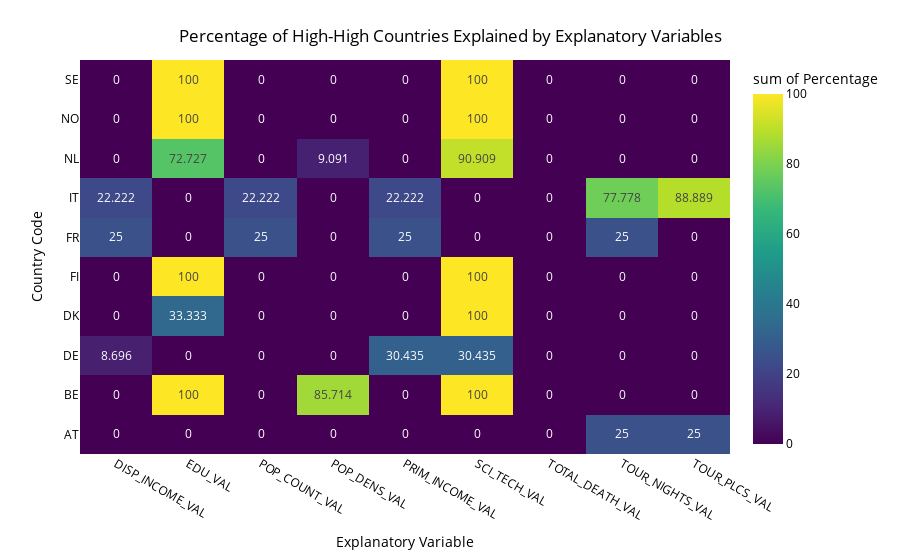

The code cell stored with this chart in its notebook:
### Code cell
cluster_type = 'High-High'
create_heatmap(exp_df_HH, cluster_type)

### Figure 1 — Plotly figure (JSON) as saved in the notebook; plotly's stock layout.template omitted (floating-point values rounded to 4 significant figures)
{"data": [{"coloraxis": "coloraxis", "histfunc": "sum", "hovertemplate": "Broad Category=%{x}<br>Explanatory Variable=%{y}<br>sum of Percentage=%{z}<extra></extra>", "name": "", "texttemplate": "%{z}", "x": ["DISP_INCOME_VAL", "EDU_VAL", "POP_COUNT_VAL", "POP_DENS_VAL", "PRIM_INCOME_VAL", "SCI_TECH_VAL", "TOTAL_DEATH_VAL", "TOUR_NIGHTS_VAL", "TOUR_PLCS_VAL", "DISP_INCOME_VAL", "EDU_VAL", "POP_COUNT_VAL", "POP_DENS_VAL", "PRIM_INCOME_VAL", "SCI_TECH_VAL", "TOTAL_DEATH_VAL", "TOUR_NIGHTS_VAL", "TOUR_PLCS_VAL", "DISP_INCOME_VAL", "EDU_VAL", "POP_COUNT_VAL", "POP_DENS_VAL", "PRIM_INCOME_VAL", "SCI_TECH_VAL", "TOTAL_DEATH_VAL", "TOUR_NIGHTS_VAL", "TOUR_PLCS_VAL", "DISP_INCOME_VAL", "EDU_VAL", "POP_COUNT_VAL", "POP_DENS_VAL", "PRIM_INCOME_VAL", "SCI_TECH_VAL", "TOTAL_DEATH_VAL", "TOUR_NIGHTS_VAL", "TOUR_PLCS_VAL", "DISP_INCOME_VAL", "EDU_VAL", "POP_COUNT_VAL", "POP_DENS_VAL", "PRIM_INCOME_VAL", "SCI_TECH_VAL", "TOTAL_DEATH_VAL", "TOUR_NIGHTS_VAL", "TOUR_PLCS_VAL", "DISP_INCOME_VAL", "EDU_VAL", "POP_COUNT_VAL", "POP_DENS_VAL", "PRIM_INCOME_VAL", "SCI_TECH_VAL", "TOTAL_DEATH_VAL", "TOUR_NIGHTS_VAL", "TOUR_PLCS_VAL", "DISP_INCOME_VAL", "EDU_VAL", "POP_COUNT_VAL", "POP_DENS_VAL", "PRIM_INCOME_VAL", "SCI_TECH_VAL", "TOTAL_DEATH_VAL", "TOUR_NIGHTS_VAL", "TOUR_PLCS_VAL", "DISP_INCOME_VAL", "EDU_VAL", "POP_COUNT_VAL", "POP_DENS_VAL", "PRIM_INCOME_VAL", "SCI_TECH_VAL", "TOTAL_DEATH_VAL", "TOUR_NIGHTS_VAL", "TOUR_PLCS_VAL", "DISP_INCOME_VAL", "EDU_VAL", "POP_COUNT_VAL", "POP_DENS_VAL", "PRIM_INCOME_VAL", "SCI_TECH_VAL", "TOTAL_DEATH_VAL", "TOUR_NIGHTS_VAL", "TOUR_PLCS_VAL", "DISP_INCOME_VAL", "EDU_VAL", "POP_COUNT_VAL", "POP_DENS_VAL", "PRIM_INCOME_VAL", "SCI_TECH_VAL", "TOTAL_DEATH_VAL", "TOUR_NIGHTS_VAL", "TOUR_PLCS_VAL"], "xaxis": "x", "xbingroup": "x", "y": ["AT", "AT", "AT", "AT", "AT", "AT", "AT", "AT", "AT", "BE", "BE", "BE", "BE", "BE", "BE", "BE", "BE", "BE", "DE", "DE", "DE", "DE", "DE", "DE", "DE", "DE", "DE", "DK", "DK", "DK", "DK", "DK", "DK", "DK", "DK", "DK", "FI", "FI", "FI", "FI", "FI", "FI", "FI", "FI", "FI", "FR", "FR", "FR", "FR", "FR", "FR", "FR", "FR", "FR", "IT", "IT", "IT", "IT", "IT", "IT", "IT", "IT", "IT", "NL", "NL", "NL", "NL", "NL", "NL", "NL", "NL", "NL", "NO", "NO", "NO", "NO", "NO", "NO", "NO", "NO", "NO", "SE", "SE", "SE", "SE", "SE", "SE", "SE", "SE", "SE"], "yaxis": "y", "ybingroup": "y", "z": [0.0, 0.0, 0.0, 0.0, 0.0, 0.0, 0.0, 25.0, 25.0, 0.0, 100.0, 0.0, 85.71, 0.0, 100.0, 0.0, 0.0, 0.0, 8.696, 0.0, 0.0, 0.0, 30.43, 30.43, 0.0, 0.0, 0.0, 0.0, 33.33, 0.0, 0.0, 0.0, 100.0, 0.0, 0.0, 0.0, 0.0, 100.0, 0.0, 0.0, 0.0, 100.0, 0.0, 0.0, 0.0, 25.0, 0.0, 25.0, 0.0, 25.0, 0.0, 0.0, 25.0, 0.0, 22.22, 0.0, 22.22, 0.0, 22.22, 0.0, 0.0, 77.78, 88.89, 0.0, 72.73, 0.0, 9.091, 0.0, 90.91, 0.0, 0.0, 0.0, 0.0, 100.0, 0.0, 0.0, 0.0, 100.0, 0.0, 0.0, 0.0, 0.0, 100.0, 0.0, 0.0, 0.0, 100.0, 0.0, 0.0, 0.0], "type": "histogram2d"}], "layout": {"xaxis": {"anchor": "y", "domain": [0.0, 1.0], "title": {"text": "Explanatory Variable"}}, "yaxis": {"anchor": "x", "domain": [0.0, 1.0], "title": {"text": "Country Code"}}, "coloraxis": {"colorbar": {"title": {"text": "sum of Percentage"}}, "colorscale": [[0.0, "#440154"], [0.1111, "#482878"], [0.2222, "#3e4989"], [0.3333, "#31688e"], [0.4444, "#26828e"], [0.5556, "#1f9e89"], [0.6667, "#35b779"], [0.7778, "#6ece58"], [0.8889, "#b5de2b"], [1.0, "#fde725"]]}, "legend": {"tracegroupgap": 0}, "margin": {"t": 60}, "title": {"text": "Percentage of High-High Countries Explained by Explanatory Variables", "x": 0.5, "xanchor": "center", "yanchor": "top"}, "font": {"color": "black"}, "plot_bgcolor": "white", "paper_bgcolor": "white"}}
